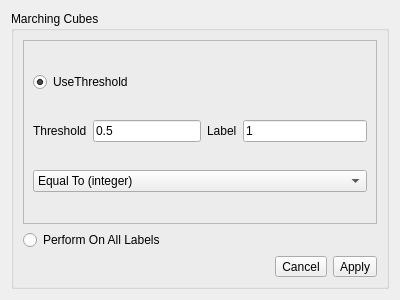
<?xml version="1.0" encoding="UTF-8"?>
<ui version="4.0">
 <class>MarchingCubes_Form</class>
 <widget class="QWidget" name="MarchingCubes_Form">
  <property name="geometry">
   <rect>
    <x>0</x>
    <y>0</y>
    <width>400</width>
    <height>300</height>
   </rect>
  </property>
  <property name="focusPolicy">
   <enum>Qt::StrongFocus</enum>
  </property>
  <property name="windowTitle">
   <string>Form</string>
  </property>
  <layout class="QVBoxLayout" name="verticalLayout">
   <item>
    <widget class="QGroupBox" name="groupBox">
     <property name="title">
      <string>Marching Cubes</string>
     </property>
     <layout class="QVBoxLayout" name="verticalLayout_3">
      <item>
       <widget class="QFrame" name="frame">
        <property name="frameShape">
         <enum>QFrame::StyledPanel</enum>
        </property>
        <property name="frameShadow">
         <enum>QFrame::Raised</enum>
        </property>
        <layout class="QVBoxLayout" name="verticalLayout_2">
         <item>
          <widget class="QRadioButton" name="radioButton">
           <property name="text">
            <string>UseThreshold</string>
           </property>
           <property name="checked">
            <bool>true</bool>
           </property>
          </widget>
         </item>
         <item>
          <layout class="QHBoxLayout" name="horizontalLayout_4">
           <item>
            <layout class="QHBoxLayout" name="horizontalLayout_2">
             <item>
              <widget class="QLabel" name="label_3">
               <property name="text">
                <string>Threshold</string>
               </property>
              </widget>
             </item>
             <item>
              <widget class="QLineEdit" name="thresh">
               <property name="text">
                <string>0.5</string>
               </property>
              </widget>
             </item>
            </layout>
           </item>
           <item>
            <layout class="QHBoxLayout" name="horizontalLayout_3">
             <item>
              <widget class="QLabel" name="label_2">
               <property name="text">
                <string>Label</string>
               </property>
              </widget>
             </item>
             <item>
              <widget class="QLineEdit" name="label">
               <property name="text">
                <string>1</string>
               </property>
              </widget>
             </item>
            </layout>
           </item>
          </layout>
         </item>
         <item>
          <widget class="QComboBox" name="thresh_mode">
           <property name="focusPolicy">
            <enum>Qt::NoFocus</enum>
           </property>
           <property name="currentIndex">
            <number>0</number>
           </property>
           <item>
            <property name="text">
             <string>Equal To (integer)</string>
            </property>
           </item>
           <item>
            <property name="text">
             <string>Greater Than</string>
            </property>
           </item>
           <item>
            <property name="text">
             <string>Greater Than or Equal To</string>
            </property>
           </item>
          </widget>
         </item>
        </layout>
       </widget>
      </item>
      <item>
       <layout class="QHBoxLayout" name="horizontalLayout_5">
        <item>
         <widget class="QRadioButton" name="radio_doAllLabels">
          <property name="text">
           <string>Perform On All Labels</string>
          </property>
         </widget>
        </item>
        <item>
         <spacer name="horizontalSpacer_2">
          <property name="orientation">
           <enum>Qt::Horizontal</enum>
          </property>
          <property name="sizeHint" stdset="0">
           <size>
            <width>40</width>
            <height>20</height>
           </size>
          </property>
         </spacer>
        </item>
       </layout>
      </item>
      <item>
       <layout class="QHBoxLayout" name="horizontalLayout">
        <item>
         <spacer name="horizontalSpacer">
          <property name="orientation">
           <enum>Qt::Horizontal</enum>
          </property>
          <property name="sizeHint" stdset="0">
           <size>
            <width>40</width>
            <height>20</height>
           </size>
          </property>
         </spacer>
        </item>
        <item>
         <widget class="QToolButton" name="toolButton_2">
          <property name="text">
           <string>Cancel</string>
          </property>
         </widget>
        </item>
        <item>
         <widget class="QToolButton" name="but_apply">
          <property name="text">
           <string>Apply</string>
          </property>
          <property name="popupMode">
           <enum>QToolButton::InstantPopup</enum>
          </property>
         </widget>
        </item>
       </layout>
      </item>
     </layout>
    </widget>
   </item>
  </layout>
 </widget>
 <resources/>
 <connections/>
</ui>
